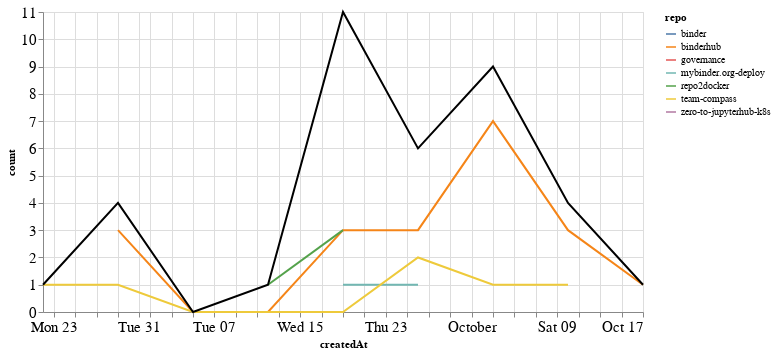

Source (notebook cell):
### Markdown cell above
### Comments

### Code cell
comments_time = comments.groupby('repo').resample('W', on='createdAt').count()['author'].reset_index()
comments_time = comments_time.rename(columns={'author': 'count'})
comments_time_total = comments_time.groupby('createdAt').agg({"count": "sum"}).reset_index()
ch1 = alt.Chart(comments_time, width=600).mark_line().encode(
    x='createdAt',
    y='count',
    color='repo',
    tooltip="repo"
)

ch2 = alt.Chart(comments_time_total, width=600).mark_line(color="black").encode(
    x='createdAt',
    y='count',
)

ch1 + ch2

### Figure 1 — Vega-Lite specification as saved in the notebook (floating-point values rounded to 4 significant figures)
{"config": {"axisLeft": {"labelFontSize": 15}, "axisBottom": {"labelFontSize": 15}}, "layer": [{"data": {"name": "data-be60b0393f9e0a052685436ffc46c97f"}, "mark": "line", "encoding": {"color": {"type": "nominal", "field": "repo"}, "tooltip": {"type": "nominal", "field": "repo"}, "x": {"type": "temporal", "field": "createdAt"}, "y": {"type": "quantitative", "field": "count"}}, "width": 600}, {"data": {"name": "data-d94eac42251ee3f35d3e4e37b65fcd32"}, "mark": {"type": "line", "color": "black"}, "encoding": {"x": {"type": "temporal", "field": "createdAt"}, "y": {"type": "quantitative", "field": "count"}}, "width": 600}], "$schema": "https://vega.github.io/schema/vega-lite/v4.8.1.json", "datasets": {"data-be60b0393f9e0a052685436ffc46c97f": [{"repo": "binder", "createdAt": "2021-09-19T00:00:00", "count": 3}, {"repo": "binderhub", "createdAt": "2021-08-29T00:00:00", "count": 3}, {"repo": "binderhub", "createdAt": "2021-09-05T00:00:00", "count": 0}, {"repo": "binderhub", "createdAt": "2021-09-12T00:00:00", "count": 0}, {"repo": "binderhub", "createdAt": "2021-09-19T00:00:00", "count": 3}, {"repo": "binderhub", "createdAt": "2021-09-26T00:00:00", "count": 3}, {"repo": "binderhub", "createdAt": "2021-10-03T00:00:00", "count": 7}, {"repo": "binderhub", "createdAt": "2021-10-10T00:00:00", "count": 3}, {"repo": "binderhub", "createdAt": "2021-10-17T00:00:00", "count": 1}, {"repo": "governance", "createdAt": "2021-09-19T00:00:00", "count": 1}, {"repo": "mybinder.org-deploy", "createdAt": "2021-09-19T00:00:00", "count": 1}, {"repo": "mybinder.org-deploy", "createdAt": "2021-09-26T00:00:00", "count": 1}, {"repo": "repo2docker", "createdAt": "2021-09-12T00:00:00", "count": 1}, {"repo": "repo2docker", "createdAt": "2021-09-19T00:00:00", "count": 3}, {"repo": "team-compass", "createdAt": "2021-08-22T00:00:00", "count": 1}, {"repo": "team-compass", "createdAt": "2021-08-29T00:00:00", "count": 1}, {"repo": "team-compass", "createdAt": "2021-09-05T00:00:00", "count": 0}, {"repo": "team-compass", "createdAt": "2021-09-12T00:00:00", "count": 0}, {"repo": "team-compass", "createdAt": "2021-09-19T00:00:00", "count": 0}, {"repo": "team-compass", "createdAt": "2021-09-26T00:00:00", "count": 2}, {"repo": "team-compass", "createdAt": "2021-10-03T00:00:00", "count": 1}, {"repo": "team-compass", "createdAt": "2021-10-10T00:00:00", "count": 1}, {"repo": "zero-to-jupyterhub-k8s", "createdAt": "2021-10-03T00:00:00", "count": 1}], "data-d94eac42251ee3f35d3e4e37b65fcd32": [{"createdAt": "2021-08-22T00:00:00", "count": 1}, {"createdAt": "2021-08-29T00:00:00", "count": 4}, {"createdAt": "2021-09-05T00:00:00", "count": 0}, {"createdAt": "2021-09-12T00:00:00", "count": 1}, {"createdAt": "2021-09-19T00:00:00", "count": 11}, {"createdAt": "2021-09-26T00:00:00", "count": 6}, {"createdAt": "2021-10-03T00:00:00", "count": 9}, {"createdAt": "2021-10-10T00:00:00", "count": 4}, {"createdAt": "2021-10-17T00:00:00", "count": 1}]}}
